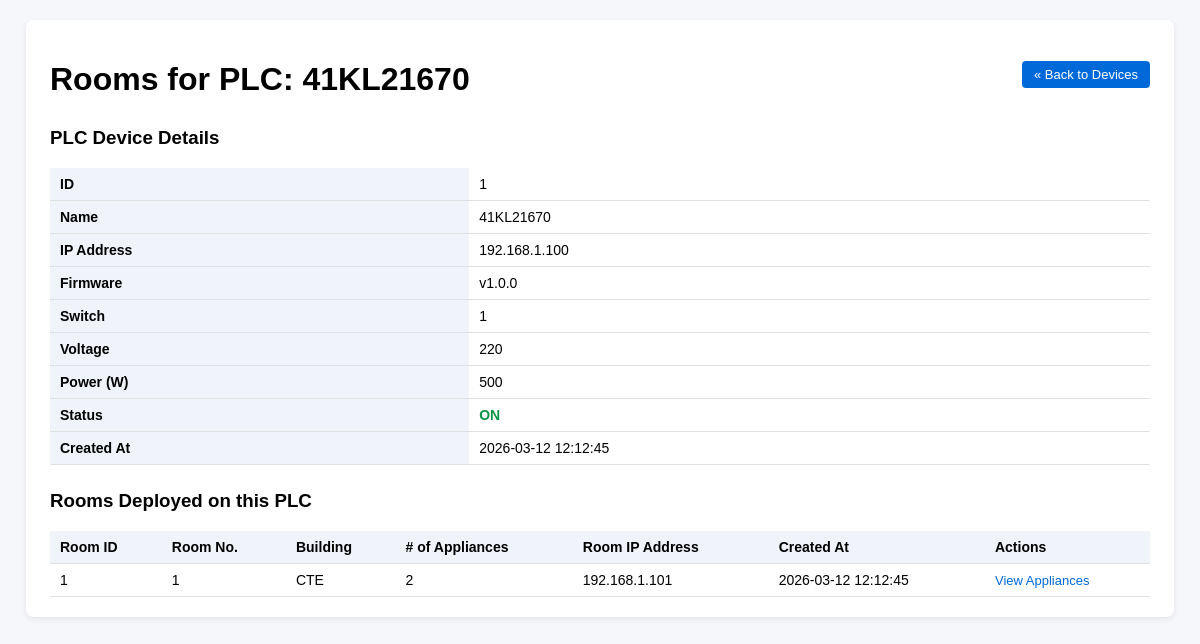
/device_rooms.php?device_id=1, run on the app's committed database.
### tables this page shows
CREATE TABLE `PLCdevices` (
  `device_id`   INT UNSIGNED NOT NULL AUTO_INCREMENT,
  `name`        VARCHAR(50) NOT NULL DEFAULT 'test',
  `IP_address`  VARCHAR(15) NOT NULL,
  `fw`          VARCHAR(20),
  `switch`      INT,
  `voltage`     VARCHAR(20),
  `power`       FLOAT(6,2),
  `status`      VARCHAR(2),
  `created_at`  TIMESTAMP NOT NULL DEFAULT CURRENT_TIMESTAMP,
  PRIMARY KEY (`device_id`)
);

CREATE TABLE `roomdeployment` (
  `room_id`     INT UNSIGNED NOT NULL AUTO_INCREMENT,
  `device_id`   INT UNSIGNED NOT NULL,
  `roomnoname`  VARCHAR(20) NOT NULL,
  `bldgno`      VARCHAR(20),
  `appliances`  INT DEFAULT 0,
  `ipaddress`   VARCHAR(15),
  `created_at`  TIMESTAMP NOT NULL DEFAULT CURRENT_TIMESTAMP,
  PRIMARY KEY (`room_id`),
  CONSTRAINT `fk_room_device`
    FOREIGN KEY (`device_id`)
    REFERENCES `PLCdevices`(`device_id`)
    ON DELETE CASCADE
    ON UPDATE CASCADE
);

### device_rooms.php (the view, shortened to what this page needs)
<?php
require_once 'db_connect.php';
$device_id = (int) $_GET['device_id'];
$deviceStmt = $mysqli->prepare(
    "SELECT device_id, name, IP_address, fw, switch, voltage, power, status, created_at
     FROM PLCdevices
     WHERE device_id = ?"
);
$deviceStmt->bind_param('i', $device_id);
$deviceStmt->execute();
$deviceResult = $deviceStmt->get_result();
$device = $deviceResult->fetch_assoc();
$roomStmt = $mysqli->prepare(
    "SELECT room_id, roomnoname, bldgno, appliances, ipaddress, created_at
     FROM roomdeployment
     WHERE device_id = ?
     ORDER BY room_id ASC"
);
$roomStmt->bind_param('i', $device_id);
$roomStmt->execute();
$roomsResult = $roomStmt->get_result();
?>
<!DOCTYPE html>
<html lang="en">
<head>
    <link rel="stylesheet" href="css/styles.css">
</head>
<body>
<div class="container">
    <div class="top-bar">
        <h1>Rooms for PLC: <?php echo htmlspecialchars($device['name']); ?></h1>
        <a href="devices_list.php" class="button">&laquo; Back to Devices</a>
    </div>
    <h3>PLC Device Details</h3>
    <table>
        <tbody>
        <tr>
            <th>ID</th>
            <td><?php echo htmlspecialchars($device['device_id']); ?></td>
        </tr>
        <tr>
            <th>Name</th>
            <td><?php echo htmlspecialchars($device['name']); ?></td>
        </tr>
        <tr>
            <th>IP Address</th>
            <td><?php echo htmlspecialchars($device['IP_address']); ?></td>
        </tr>
        <tr>
            <th>Firmware</th>
            <td><?php echo htmlspecialchars($device['fw']); ?></td>
        </tr>
        <tr>
            <th>Switch</th>
            <td><?php echo htmlspecialchars($device['switch']); ?></td>
        </tr>
        <tr>
            <th>Voltage</th>
            <td><?php echo htmlspecialchars($device['voltage']); ?></td>
        </tr>
        <tr>
            <th>Power (W)</th>
            <td><?php echo htmlspecialchars($device['power']); ?></td>
        </tr>
        <tr>
            <th>Status</th>
            <td>
                <?php
                $status = strtoupper(trim($device['status']));
                $class = ($status === 'ON') ? 'status-on' : 'status-off';
                ?>
                <span class="<?php echo $class; ?>">
                    <?php echo htmlspecialchars($status); ?>
                </span>
            </td>
        </tr>
        <tr>
            <th>Created At</th>
            <td><?php echo htmlspecialchars($device['created_at']); ?></td>
        </tr>
        </tbody>
    </table>
    <h3 style="margin-top: 25px;">Rooms Deployed on this PLC</h3>
    <?php if ($roomsResult->num_rows > 0): ?>
        <table>
            <thead>
            <tr>
                <th>Room ID</th>
                <th>Room No.</th>
                <th>Building</th>
                <th># of Appliances</th>
                <th>Room IP Address</th>
                <th>Created At</th>
                <th>Actions</th>
            </tr>
            </thead>
            <tbody>
            <?php while ($room = $roomsResult->fetch_assoc()): ?>
                <tr>
                    <td><?php echo htmlspecialchars($room['room_id']); ?></td>
                    <td><?php echo htmlspecialchars($room['roomnoname']); ?></td>
                    <td><?php echo htmlspecialchars($room['bldgno']); ?></td>
                    <td><?php echo htmlspecialchars($room['appliances']); ?></td>
                    <td><?php echo htmlspecialchars($room['ipaddress']); ?></td>
                    <td><?php echo htmlspecialchars($room['created_at']); ?></td>
                    <td class="actions">
                        <a href="room_appliances.php?room_id=<?php echo urlencode($room['room_id']); ?>">
                            View Appliances
                        </a>
                    </td>
                </tr>
            <?php endwhile; ?>
            </tbody>
        </table>
    <?php else: ?>
        <p class="empty">No rooms found for this PLC device.</p>
    <?php endif; ?>
</div>
</body>
</html>

### css/styles.css (style rules this page uses)
body { font-family: Arial, sans-serif; background: #f5f7fb; margin: 0; padding: 20px; }
h1 { margin-bottom: 10px; }
.container { max-width: 1100px; margin: 0 auto; background: #ffffff; padding: 20px 24px; border-radius: 8px; box-shadow: 0 2px 6px rgba(0,0,0,0.08); }
table { width: 100%; border-collapse: collapse; margin-top: 15px; }
th, td { padding: 8px 10px; border-bottom: 1px solid #e0e0e0; text-align: left; font-size: 14px; }
th { background: #f0f3fa; }
.status-on { color: #0b9444; font-weight: bold; }
.actions a { color: #0069d9; text-decoration: none; font-size: 13px; }
.top-bar { display: flex; justify-content: space-between; align-items: center; }
.top-bar a.button { padding: 6px 12px; background: #0069d9; color: #fff; border-radius: 4px; text-decoration: none; font-size: 13px; }

### data on the page
plcdevices: name "41KL21670", device_id "1", IP_address "192.168.1.100", fw "v1.0.0", switch "1", voltage "220", power "500", status "ON", created_at "2026-03-12 12:12:45"
roomdeployment: room_id "1", roomnoname "1", bldgno "CTE", appliances "2", ipaddress "192.168.1.101", created_at "2026-03-12 12:12:45"
